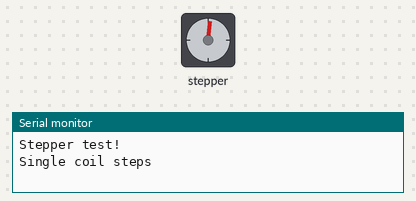
A sketch run on a simulated Arduino Uno, built with avr-gcc and run on an emulated ATmega328P. On the bench: stepper motor, the last lines printed to the serial monitor. Stepper angles assume 48 steps per turn.

Above: at 0.15 s.
At 9.87 s:
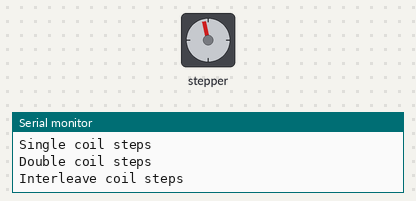
At 23.43 s:
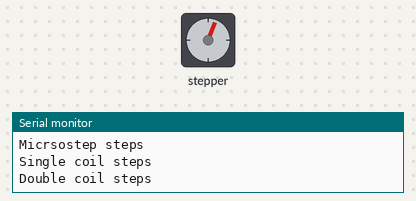
At 39.74 s:
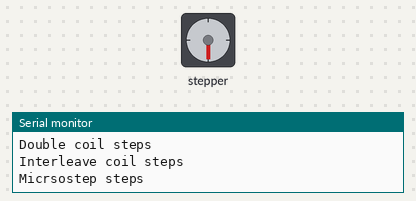
Timing chart, 0 to 40.0 s (numbered marks = the images above):
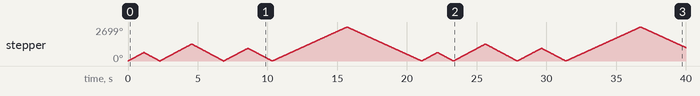

The sketch:

steep.ino
```cpp
// (licence header left out)
#include <AFMotor.h>

// Connect a stepper motor with 48 steps per revolution (7.5 degree)
// to motor port #2 (       M3      and       M4)
//                   naranja,rosa, rojo   azul,amarillo
AF_Stepper motor(48, 2);

void setup() {
  Serial.begin(9600);           // set up Serial library at 9600 bps
  Serial.println("Stepper test!");

  motor.setSpeed(100);  // 10 rpm
}

void loop() {
  Serial.println("Single coil steps");
  motor.step(90, FORWARD, SINGLE);
  motor.step(90, BACKWARD, SINGLE);

  Serial.println("Double coil steps");
  motor.step(180, FORWARD, DOUBLE);
  motor.step(180, BACKWARD, DOUBLE);

  Serial.println("Interleave coil steps");
  motor.step(270, FORWARD, INTERLEAVE);
  motor.step(270, BACKWARD, INTERLEAVE);

  Serial.println("Micrsostep steps");
  motor.step(360, FORWARD, MICROSTEP);
  motor.step(360, BACKWARD, MICROSTEP);
}
```
